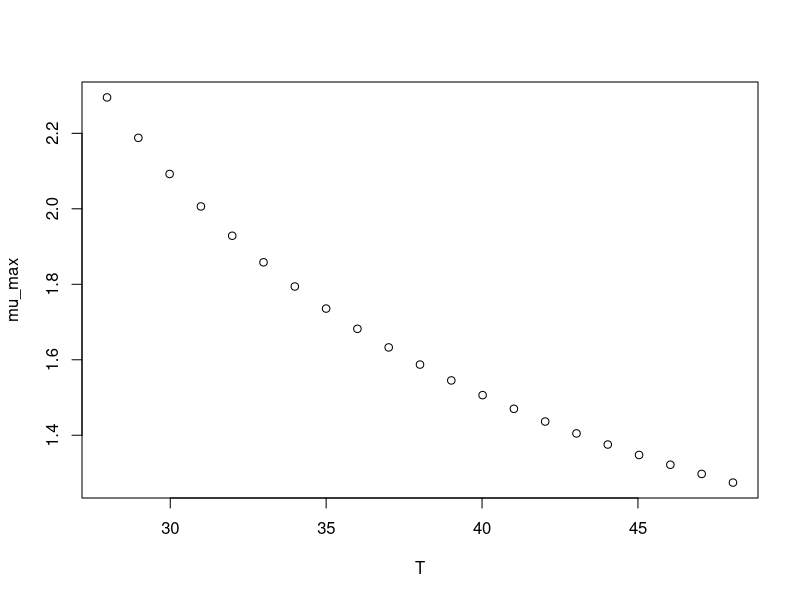

Source code (R):
#############################
# start of Parameter script
#############################
T <- seq(27.972027972028,48.048,length.out=21)
#############################
# end of Parameter script
#############################
############################# 
# start of Model script Gropin ID 1446 
#############################
 
# constant coefficients for this model
 
variables <- data.frame(T)
argumentsPar <- expand.grid(variables)
 
# heart of the model
response_surface <- function(T) {
   mumax <-exp(-0.6199+(42.64/(T))-(57.63/(T)^2))

return(mumax=mumax)
} 

# output parameters
mumax <- cbind(argumentsPar,response_surface(argumentsPar['T']))
colnames(mumax) <- c(colnames(argumentsPar),'mumax')
#############################
# End of Model script
#############################
############################# 
# start of Visualisation script Gropin ID 1446 
#############################
plot(T,mumax$mumax,
                          xlab='T',
                          ylab='mu_max')
#############################
# End of Visualisation script
#############################
